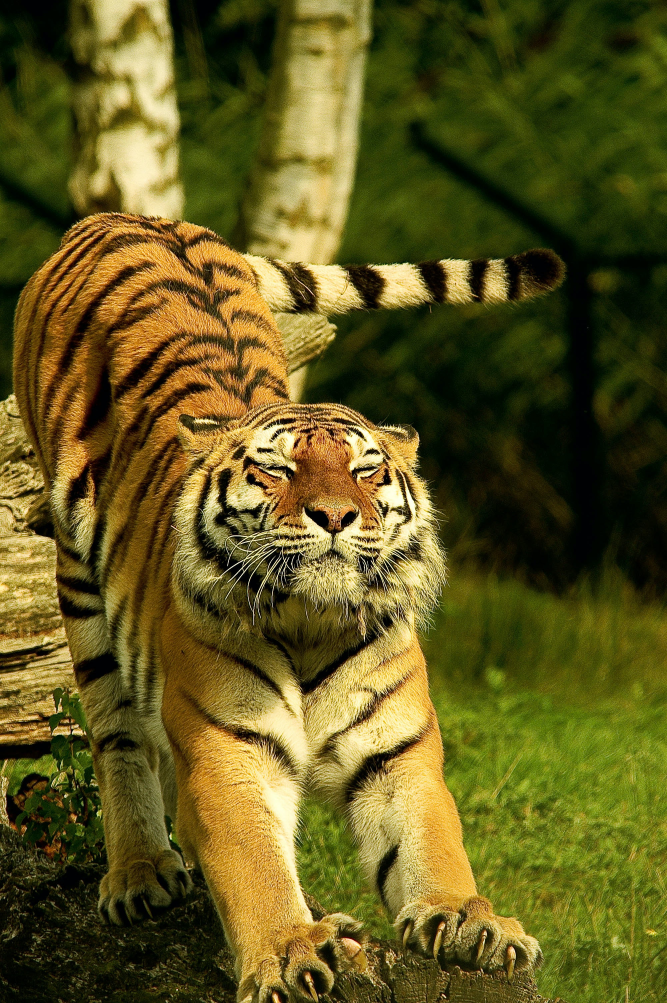
#> input picture image-processing/images/tiger.jpg, 2000 x 3008 px (shown at 1/3 size)
$ python image.py
#> lines starting #> are read from the running program, lines starting #| are printed output that depends on the picture
# You have to install pip install Pillow

from PIL import Image, ImageFilter
# [18 lines of commented-out code are left out]

img = Image.open('./images/tiger.jpg')
#> img is the input picture: PIL image 2000x3008 RGB; mean R, G, B 96, 88.4, 31.4
img.thumbnail((200, 200))
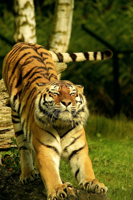
#> img: PIL image 133x200 RGB; mean R, G, B 96, 88.4, 31.3
img.save('./images/thumbnail.jpeg')
